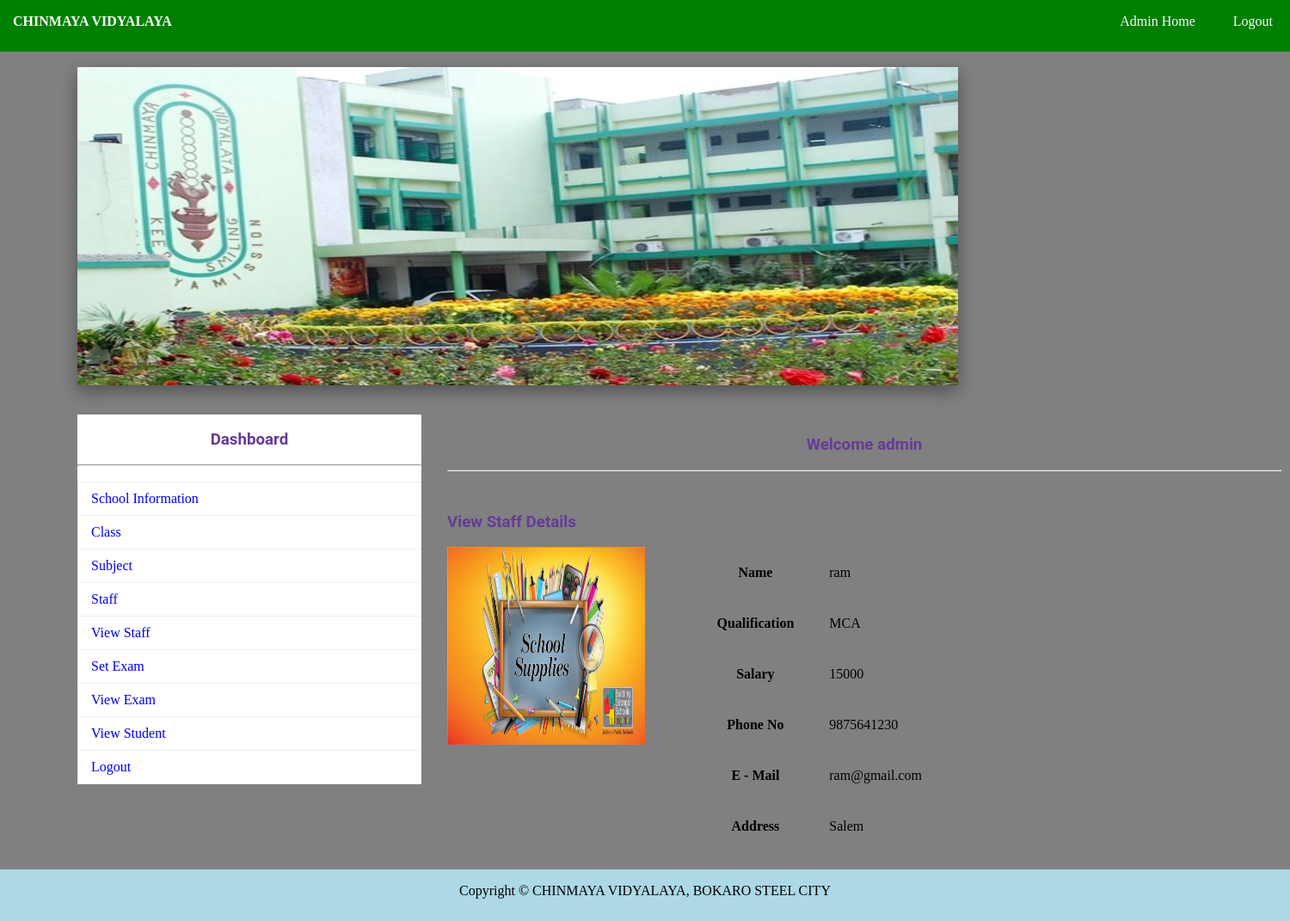
The app's page /staff_view.php?id=3 (signed in) with its own data.
### tables this page shows
CREATE TABLE IF NOT EXISTS `staff` (
  `TID` int(11) NOT NULL AUTO_INCREMENT,
  `TNAME` varchar(150) NOT NULL,
  `TPASS` varchar(150) NOT NULL,
  `QUAL` varchar(150) NOT NULL,
  `SAL` varchar(150) NOT NULL,
  `PNO` varchar(150) NOT NULL,
  `MAIL` varchar(150) NOT NULL,
  `PADDR` text NOT NULL,
  `IMG` varchar(150) NOT NULL,
  PRIMARY KEY (`TID`)
);

### staff_view.php (the view, shortened to what this page needs)
<?php
	include"database.php";
	$sql="SELECT * FROM staff WHERE TID={$_GET["id"]}";
		$res=$db->query($sql);
		if($res->num_rows>0)
		{
			$row=$res->fetch_assoc();
		}
?>
<!DOCTYPE html>
<html>
	<head>
		<link rel="stylesheet" type="text/css" href="css/style.css">
	</head>
	<body>
		<?php include"navbar.php";?><br>
		<img src="img/1.jpg" style="margin-left:90px;" class="sha">
			<div id="section">
				<?php include"sidebar.php";?><br><br><br>
				<h3 class="text">Welcome <?php echo $_SESSION["ANAME"]; ?></h3><br><hr><br>
				<div class="content1">
						<h3 > View Staff Details</h3><br>
						<div class="ibox">
							<img src="<?php echo $row["IMG"]; ?>" height="230" width="230">
						</div>
						<div class="tsbox">
						<table border="1px">
							<tr><th>Name </th> <td> <?php echo $row["TNAME"]; ?></td></tr>
							<tr><th>Qualification </th> <td> <?php echo $row["QUAL"]; ?></td></tr>
							<tr><th>Salary </th> <td> <?php echo $row["SAL"]; ?></td></tr>
							<tr><th>Phone No </th> <td> <?php echo $row["PNO"]; ?></td></tr>
							<tr><th>E - Mail </th> <td> <?php echo $row["MAIL"]; ?></td></tr>
							<tr><th>Address </th> <td> <?php echo $row["PADDR"]; ?></td></tr>
						</table>
						</div>
				</div>
			</div>
			<?php include"footer.php";?>
	</body>
</html>

### css/style.css (style rules this page uses)
* { padding:0px; margin:0px; }
html { background:grey; }
h1,h2,h3,h4,h5,h6,label { font-family:roboto; color:#663b95; }
.sha { -webkit-box-shadow: 0 8px 17px 0 rgba(0, 0, 0, 0.2), 0 6px 20px 0 rgba(0, 0, 0, 0.19); -moz-box-shadow: 0 8px 17px 0 rgba(0, 0, 0, 0.2), 0 6px 20px 0 rgba(0, 0, 0, 0.19); box-shadow: 0 8px 17px 0 rgba(0, 0, 0, 0.2), 0 6px 20px 0 rgba(0, 0, 0, 0.19); }
.content1 { margin-top:30px; }
.text { text-align:center; }
#section { height:auto; width:1400px; margin-left:90px; font-family:cambria; }
.content1 { margin-top:30px; height:auto; width:450px; float:left; }
tr,td,th { padding:20px; }
table { border-collapse:collapse; }
.ibox { width:65%; float:left; }
.tsbox { width:35%; float:left; }

### records on screen
staff: IMG (picture), TNAME "ram", QUAL "MCA", SAL "15000", PNO "9875641230", MAIL "ram@gmail.com", PADDR "Salem"

### other values on screen
$_SESSION["ANAME"] "admin"
